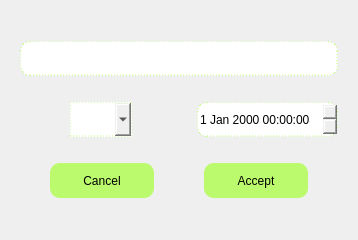
<?xml version="1.0" encoding="UTF-8"?>
<ui version="4.0">
 <class>TodoDetail</class>
 <widget class="QDialog" name="TodoDetail">
  <property name="geometry">
   <rect>
    <x>0</x>
    <y>0</y>
    <width>350</width>
    <height>240</height>
   </rect>
  </property>
  <property name="windowTitle">
   <string>Dialog</string>
  </property>
  <layout class="QVBoxLayout" name="verticalLayout">
   <property name="spacing">
    <number>0</number>
   </property>
   <property name="leftMargin">
    <number>20</number>
   </property>
   <property name="topMargin">
    <number>15</number>
   </property>
   <property name="rightMargin">
    <number>20</number>
   </property>
   <property name="bottomMargin">
    <number>15</number>
   </property>
   <item>
    <widget class="QLineEdit" name="text_line">
     <property name="minimumSize">
      <size>
       <width>0</width>
       <height>35</height>
      </size>
     </property>
     <property name="maximumSize">
      <size>
       <width>16777215</width>
       <height>35</height>
      </size>
     </property>
     <property name="acceptDrops">
      <bool>false</bool>
     </property>
     <property name="styleSheet">
      <string notr="true">border-radius:10px;
border-style:dotted;
border-width:1px;
border-color: rgb(188, 250, 109);</string>
     </property>
    </widget>
   </item>
   <item>
    <layout class="QHBoxLayout" name="horizontalLayout_4">
     <property name="spacing">
      <number>15</number>
     </property>
     <item>
      <layout class="QHBoxLayout" name="horizontalLayout">
       <item>
        <widget class="QPushButton" name="i_b">
         <property name="minimumSize">
          <size>
           <width>35</width>
           <height>35</height>
          </size>
         </property>
         <property name="maximumSize">
          <size>
           <width>35</width>
           <height>35</height>
          </size>
         </property>
         <property name="text">
          <string/>
         </property>
         <property name="icon">
          <iconset resource="../icon.qrc">
           <normaloff>:/resource/important.svg</normaloff>:/resource/important.svg</iconset>
         </property>
         <property name="iconSize">
          <size>
           <width>35</width>
           <height>35</height>
          </size>
         </property>
         <property name="flat">
          <bool>true</bool>
         </property>
        </widget>
       </item>
       <item>
        <widget class="QComboBox" name="tag">
         <property name="minimumSize">
          <size>
           <width>0</width>
           <height>35</height>
          </size>
         </property>
         <property name="maximumSize">
          <size>
           <width>150</width>
           <height>35</height>
          </size>
         </property>
         <property name="autoFillBackground">
          <bool>false</bool>
         </property>
         <property name="styleSheet">
          <string notr="true">QComboBox {
	border-style:dotted;
	border-width:1px;
	border-color: rgb(188, 250, 109);
}
</string>
         </property>
         <property name="frame">
          <bool>false</bool>
         </property>
        </widget>
       </item>
      </layout>
     </item>
     <item>
      <layout class="QHBoxLayout" name="horizontalLayout_3">
       <item>
        <widget class="QPushButton" name="c_b">
         <property name="minimumSize">
          <size>
           <width>35</width>
           <height>35</height>
          </size>
         </property>
         <property name="maximumSize">
          <size>
           <width>35</width>
           <height>35</height>
          </size>
         </property>
         <property name="text">
          <string/>
         </property>
         <property name="icon">
          <iconset resource="../icon.qrc">
           <normaloff>:/resource/clock.svg</normaloff>:/resource/clock.svg</iconset>
         </property>
         <property name="iconSize">
          <size>
           <width>35</width>
           <height>35</height>
          </size>
         </property>
         <property name="flat">
          <bool>true</bool>
         </property>
        </widget>
       </item>
       <item>
        <widget class="QDateTimeEdit" name="ddl">
         <property name="minimumSize">
          <size>
           <width>0</width>
           <height>35</height>
          </size>
         </property>
         <property name="styleSheet">
          <string notr="true">border-radius:10px;
border-style:dotted;
border-width:1px;
border-color: rgb(188, 250, 109);</string>
         </property>
        </widget>
       </item>
      </layout>
     </item>
    </layout>
   </item>
   <item>
    <layout class="QHBoxLayout" name="horizontalLayout_2">
     <property name="spacing">
      <number>50</number>
     </property>
     <property name="leftMargin">
      <number>30</number>
     </property>
     <property name="rightMargin">
      <number>30</number>
     </property>
     <item>
      <widget class="QPushButton" name="cancel">
       <property name="minimumSize">
        <size>
         <width>100</width>
         <height>35</height>
        </size>
       </property>
       <property name="styleSheet">
        <string notr="true">border-radius:10px;
background-color: rgb(188, 250, 109);</string>
       </property>
       <property name="text">
        <string>Cancel</string>
       </property>
      </widget>
     </item>
     <item>
      <widget class="QPushButton" name="accept">
       <property name="minimumSize">
        <size>
         <width>100</width>
         <height>35</height>
        </size>
       </property>
       <property name="styleSheet">
        <string notr="true">border-radius:10px;
background-color: rgb(188, 250, 109);</string>
       </property>
       <property name="text">
        <string>Accept</string>
       </property>
      </widget>
     </item>
    </layout>
   </item>
  </layout>
 </widget>
 <resources>
  <include location="../icon.qrc"/>
 </resources>
 <connections/>
</ui>
